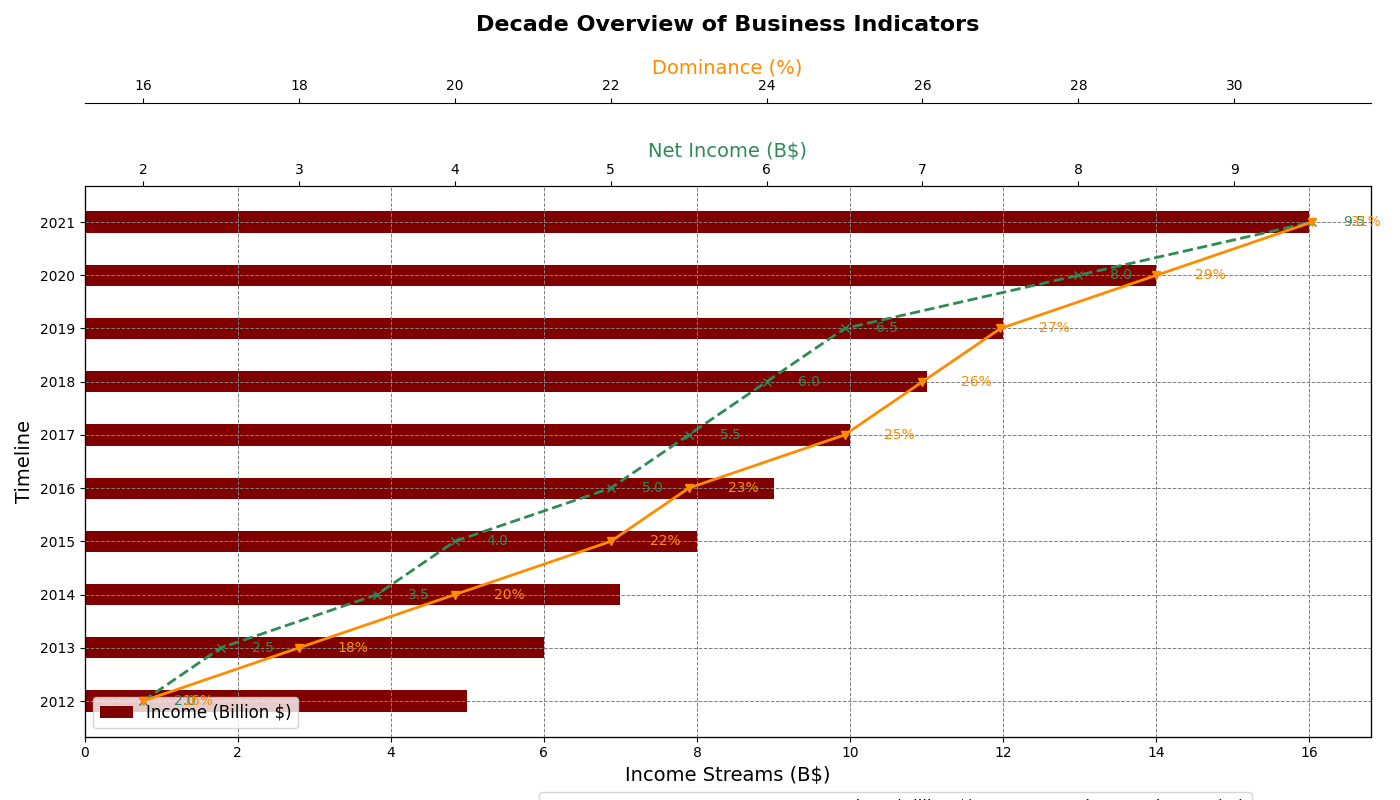

Source code (Python):
import matplotlib.pyplot as plt
import numpy as np

years = np.arange(2012, 2022)
revenues = [5, 6, 7, 8, 9, 10, 11, 12, 14, 16]
profits = [2, 2.5, 3.5, 4, 5, 5.5, 6, 6.5, 8, 9.5]
market_shares = [16, 18, 20, 22, 23, 25, 26, 27, 29, 31]

fig, ax1 = plt.subplots(figsize=(14, 8))

bar_height = 0.4
ax1.barh(years, revenues, height=bar_height, color='maroon', label='Income (Billion $)')
ax1.set_ylabel('Timeline', fontsize=14)
ax1.set_xlabel('Income Streams (B$)', fontsize=14, color='black')
ax1.set_title('Decade Overview of Business Indicators', fontsize=16, fontweight='bold', pad=20)
ax1.set_yticks(years)
ax1.set_yticklabels(years)

ax1.grid(visible=True, which='major', linestyle='--', linewidth=0.7, color='grey')

ax1.legend(loc='lower left', fontsize=12)

ax2 = ax1.twiny()
ax2.plot(profits, years, color='seagreen', marker='x', linestyle='--', linewidth=2, label='Earnings (Billion $)')
ax2.set_xlabel('Net Income (B$)', fontsize=14, color='seagreen')
for i, profit in enumerate(profits):
    ax2.text(profit + 0.2, years[i], f'{profit:.1f}', color='seagreen', va='center')

ax3 = ax1.twiny()
ax3.spines['top'].set_position(('outward', 60))
ax3.plot(market_shares, years, color='darkorange', marker='v', linestyle='-', linewidth=2, label='Market Dominance (%)')
ax3.set_xlabel('Dominance (%)', fontsize=14, color='darkorange')
for i, share in enumerate(market_shares):
    ax3.text(share + 0.5, years[i], f'{share}%', color='darkorange', va='center')
ax3.spines['top'].set_visible(True)

fig.legend(loc='lower right', bbox_to_anchor=(0.9, -0.04), ncol=3, fontsize=12)

plt.tight_layout()
plt.show()
